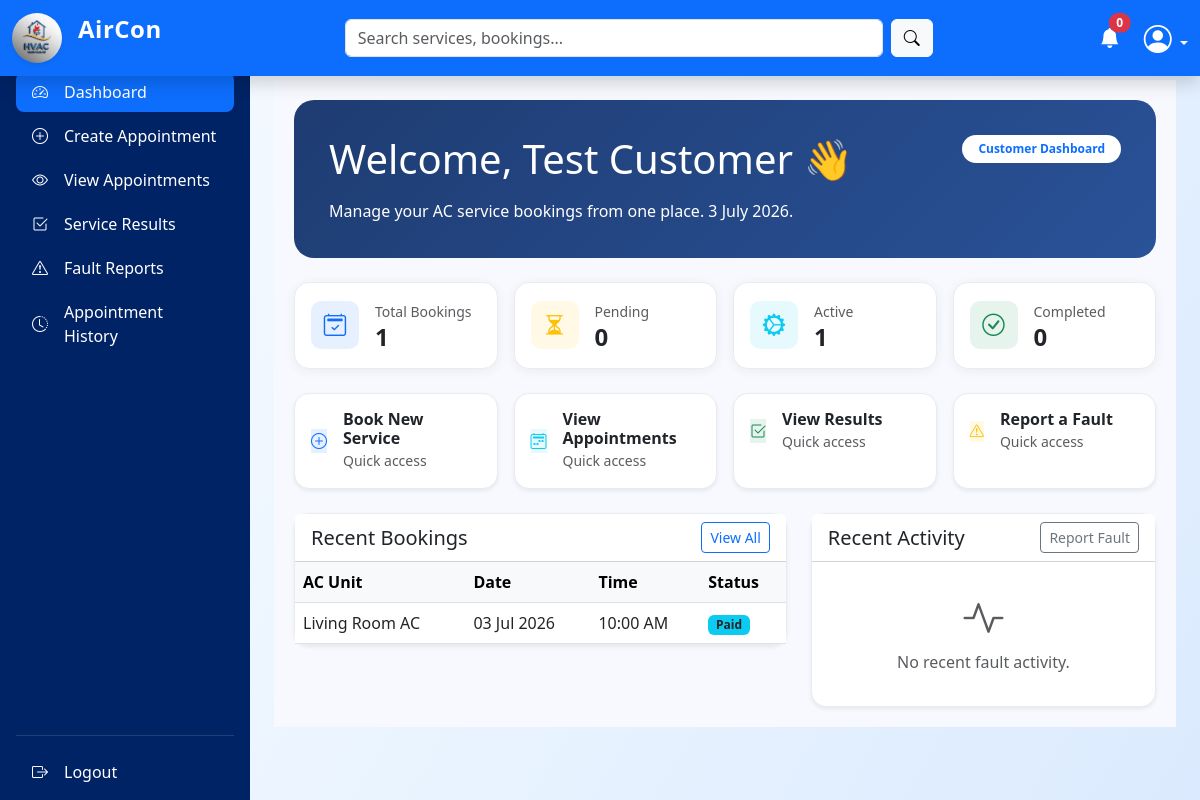
The app's page /customer/dashboard.php?page=home (signed in) with its own data.
### tables this page shows
CREATE TABLE `bookings` (
  `id` int(10) UNSIGNED NOT NULL,
  `customer_id` int(10) UNSIGNED NOT NULL,
  `technician_id` int(10) UNSIGNED DEFAULT NULL,
  `air_conditioner_id` int(10) UNSIGNED NOT NULL,
  `preferred_date` date DEFAULT NULL,
  `preferred_time` time DEFAULT NULL,
  `problem_description` text DEFAULT NULL,
  `image` varchar(255) DEFAULT NULL,
  `emergency` tinyint(1) DEFAULT 0,
  `status` enum('pending_payment','paid','pending_technician','approved','rejected','in_progress','completed','cancelled') DEFAULT 'pending_payment',
  `rejection_reason` text DEFAULT NULL,
  `created_at` timestamp NOT NULL DEFAULT current_timestamp(),
  `updated_at` timestamp NOT NULL DEFAULT current_timestamp() ON UPDATE current_timestamp()
);

CREATE TABLE `air_conditioners` (
  `id` int(10) UNSIGNED NOT NULL,
  `customer_id` int(10) UNSIGNED NOT NULL,
  `nickname` varchar(100) DEFAULT NULL,
  `brand` varchar(100) DEFAULT NULL,
  `model` varchar(100) DEFAULT NULL,
  `serial_number` varchar(100) DEFAULT NULL,
  `ac_type` varchar(50) DEFAULT NULL,
  `cooling_capacity` varchar(50) DEFAULT NULL,
  `installation_date` date DEFAULT NULL,
  `installation_address` varchar(255) DEFAULT NULL,
  `notes` text DEFAULT NULL,
  `created_at` timestamp NOT NULL DEFAULT current_timestamp()
);

### customer/dashboard.php (called while the page is built, shortened)
<?php
include "../shared/layout.php";

### includes/helpers.php (called while the page is built, shortened)
<?php
function e(?string $value): string
{
    return htmlspecialchars((string) $value, ENT_QUOTES, 'UTF-8');
}
function formatDate(?string $date): string
{
    return date('d M Y', strtotime($date));
}
function formatTime(?string $time): string
{
    return date('g:i A', strtotime($time));
}
function statusBadge(string $status): string
{
    $map = [
        'pending'   => 'bg-warning text-dark',
        'pending_payment' => 'bg-warning text-dark',
        'paid'      => 'bg-info text-dark',
        'in_progress' => 'bg-info text-dark',
        'approved'  => 'bg-primary',
        'rejected'  => 'bg-danger',
        'completed' => 'bg-success',
        'cancelled' => 'bg-secondary',
        'new' => 'bg-warning text-dark',
        'resolved' => 'bg-success',
        'closed' => 'bg-secondary',
        'active'    => 'bg-success',
        'inactive'  => 'bg-secondary',
        'blocked'   => 'bg-danger',
        'uploaded'  => 'bg-info',
        'reviewed'  => 'bg-success',
    ];
    return $map[$status] ?? 'bg-secondary';
}

### includes/session_user.php (called while the page is built, shortened)
<?php
function getCurrentUserId(): int
{
    return (int) ($_SESSION['user_id'] ?? 0);
}

### customer/content/home.php (the view, shortened to what this page needs)
<?php
$userId = getCurrentUserId();
$stats = [
    'total'     => 0,
    'pending'   => 0,
    'active'    => 0,
    'completed' => 0,
];
$recentBookings = [];
$recentFaults = [];
$quickLinks = [
    ['title' => 'Book New Service', 'icon' => 'bi-plus-circle', 'url' => 'dashboard.php?page=create_appointment', 'color' => 'primary'],
    ['title' => 'View Appointments', 'icon' => 'bi-calendar2-week', 'url' => 'dashboard.php?page=view_appointments', 'color' => 'info'],
    ['title' => 'View Results', 'icon' => 'bi-check2-square', 'url' => 'dashboard.php?page=view_service_results', 'color' => 'success'],
    ['title' => 'Report a Fault', 'icon' => 'bi-exclamation-triangle', 'url' => 'dashboard.php?page=fault_reports', 'color' => 'warning'],
];
$stmt = $conn->prepare("SELECT id FROM customers WHERE user_id = ? LIMIT 1");
$stmt->bind_param("i", $userId);
$stmt->execute();
$customerRow = $stmt->get_result()->fetch_assoc();
if ($customerRow) {
    $customerId = (int) $customerRow['id'];
    $countStmt = $conn->prepare("
        SELECT
            COUNT(*) AS total,
            SUM(CASE WHEN status IN ('pending_payment','pending_technician') THEN 1 ELSE 0 END) AS pending,
            SUM(CASE WHEN status IN ('paid','approved','in_progress') THEN 1 ELSE 0 END) AS active,
            SUM(CASE WHEN status = 'completed' THEN 1 ELSE 0 END) AS completed
        FROM bookings
        WHERE customer_id = ?
    ");
    $countStmt->bind_param("i", $customerId);
    $countStmt->execute();
    $row = $countStmt->get_result()->fetch_assoc();
    if ($row) {
        $stats['total']     = (int) $row['total'];
        $stats['pending']   = (int) $row['pending'];
        $stats['active']    = (int) $row['active'];
        $stats['completed'] = (int) $row['completed'];
    }
    $recentStmt = $conn->prepare("
        SELECT b.id, b.preferred_date, b.preferred_time, b.status, b.problem_description,
               ac.nickname AS ac_name
        FROM bookings b
        LEFT JOIN air_conditioners ac ON ac.id = b.air_conditioner_id
        WHERE b.customer_id = ?
        ORDER BY b.created_at DESC
        LIMIT 5
    ");
    $recentStmt->bind_param("i", $customerId);
    $recentStmt->execute();
    $recentBookings = $recentStmt->get_result()->fetch_all(MYSQLI_ASSOC);
    $faultStmt = $conn->prepare("
        SELECT fr.id, fr.fault_category, fr.status, fr.created_at, ac.nickname AS ac_name
        FROM fault_reports fr
        LEFT JOIN air_conditioners ac ON ac.id = fr.air_conditioner_id
        WHERE fr.customer_id = ?
        ORDER BY fr.created_at DESC
        LIMIT 5
    ");
    $faultStmt->bind_param("i", $customerId);
    $faultStmt->execute();
    $recentFaults = $faultStmt->get_result()->fetch_all(MYSQLI_ASSOC);
}
?>
<div class="dashboard-container">
    <div class="welcome-card mb-4">
        <div class="d-flex flex-column flex-md-row justify-content-between align-items-start gap-3">
            <div>
                <h1 class="mb-3">Welcome, <?= e($_SESSION['name'] ?? 'Customer') ?> 👋</h1>
                <p class="mb-0">Manage your AC service bookings from one place. <?= date('j F Y') ?>.</p>
            </div>
            <div class="text-md-end">
                <span class="badge bg-white text-primary py-2 px-3 rounded-pill">Customer Dashboard</span>
            </div>
        </div>
    </div>
<div class="row g-3 mb-4">
    <div class="col-sm-6 col-xl-3">
        <div class="card stat-card p-3">
            <div class="d-flex align-items-center gap-3">
                <div class="stat-icon bg-primary bg-opacity-10 text-primary">
                    <i class="bi bi-calendar2-check"></i>
                </div>
                <div>
                    <small class="text-muted">Total Bookings</small>
                    <h4 class="mb-0 fw-bold"><?= $stats['total'] ?></h4>
                </div>
            </div>
        </div>
    </div>
    <div class="col-sm-6 col-xl-3">
        <div class="card stat-card p-3">
            <div class="d-flex align-items-center gap-3">
                <div class="stat-icon bg-warning bg-opacity-10 text-warning">
                    <i class="bi bi-hourglass-split"></i>
                </div>
                <div>
                    <small class="text-muted">Pending</small>
                    <h4 class="mb-0 fw-bold"><?= $stats['pending'] ?></h4>
                </div>
            </div>
        </div>
    </div>
    <div class="col-sm-6 col-xl-3">
        <div class="card stat-card p-3">
            <div class="d-flex align-items-center gap-3">
                <div class="stat-icon bg-info bg-opacity-10 text-info">
                    <i class="bi bi-gear-wide-connected"></i>
                </div>
                <div>
                    <small class="text-muted">Active</small>
                    <h4 class="mb-0 fw-bold"><?= $stats['active'] ?></h4>
                </div>
            </div>
        </div>
    </div>
    <div class="col-sm-6 col-xl-3">
        <div class="card stat-card p-3">
            <div class="d-flex align-items-center gap-3">
                <div class="stat-icon bg-success bg-opacity-10 text-success">
                    <i class="bi bi-check-circle"></i>
                </div>
                <div>
                    <small class="text-muted">Completed</small>
                    <h4 class="mb-0 fw-bold"><?= $stats['completed'] ?></h4>
                </div>
            </div>
        </div>
    </div>
</div>
<div class="row g-3 mb-4">
    <?php foreach ($quickLinks as $link): ?>
        <div class="col-sm-6 col-lg-3">
            <a href="<?= e($link['url']) ?>" class="text-decoration-none">
                <div class="card border-0 shadow-sm p-3 h-100 hover-card">
                    <div class="d-flex align-items-center gap-3">
                        <div class="stat-icon bg-<?= e($link['color']) ?> bg-opacity-10 text-<?= e($link['color']) ?>">
                            <i class="bi <?= e($link['icon']) ?>"></i>
                        </div>
                        <div>
                            <h6 class="mb-0 fw-bold text-dark"><?= e($link['title']) ?></h6>
                            <small class="text-muted">Quick access</small>
                        </div>
                    </div>
                </div>
            </a>
        </div>
    <?php endforeach; ?>
</div>
<div class="row g-4">
    <div class="col-lg-7">
        <div class="card border-0 shadow-sm">
            <div class="card-header bg-white d-flex justify-content-between align-items-center">
                <h5 class="mb-0">Recent Bookings</h5>
                <a href="dashboard.php?page=view_appointments" class="btn btn-sm btn-outline-primary">View All</a>
            </div>
            <div class="card-body p-0">
                <?php if (empty($recentBookings)): ?>
                    <div class="p-4 text-center text-muted">
                        <i class="bi bi-inbox display-6 d-block mb-2"></i>
                        No bookings yet.
                        <a href="dashboard.php?page=create_appointment" class="d-block mt-2">Create your first appointment</a>
                    </div>
                <?php else: ?>
                    <div class="table-responsive">
                        <table class="table table-hover mb-0 align-middle">
                            <thead class="table-light">
                                <tr>
                                    <th>AC Unit</th>
                                    <th>Date</th>
                                    <th>Time</th>
                                    <th>Status</th>
                                </tr>
                            </thead>
                            <tbody>
                                <?php foreach ($recentBookings as $booking): ?>
                                    <tr>
                                        <td><?= e($booking['ac_name'] ?? 'AC Unit') ?></td>
                                        <td><?= formatDate($booking['preferred_date']) ?></td>
                                        <td><?= formatTime($booking['preferred_time']) ?></td>
                                        <td>
                                            <span class="badge <?= statusBadge($booking['status']) ?>">
                                                <?= e(ucwords(str_replace('_', ' ', $booking['status']))) ?>
                                            </span>
                                        </td>
                                    </tr>
                                <?php endforeach; ?>
                            </tbody>
                        </table>
                    </div>
                <?php endif; ?>
            </div>
        </div>
    </div>
    <div class="col-lg-5">
        <div class="card border-0 shadow-sm">
            <div class="card-header bg-white d-flex justify-content-between align-items-center">
                <h5 class="mb-0">Recent Activity</h5>
                <a href="dashboard.php?page=fault_reports" class="btn btn-sm btn-outline-secondary">Report Fault</a>
            </div>
            <div class="card-body">
                <?php if (empty($recentFaults)): ?>
                    <div class="text-center text-muted py-3">
                        <i class="bi bi-activity display-6 d-block mb-2"></i>
                        No recent fault activity.
                    </div>
                <?php endif; ?>
            </div>
        </div>
    </div>
</div>
</div>

### assets/CSS/style.css (style rules this page uses)
:root { --primary-color: #0d6efd; --dark-blue: #002366; --accent-yellow: #ffc107; --text-muted: #6c757d; }
body { font-family: 'Segoe UI', Tahoma, Geneva, Verdana, sans-serif; color: #333; }
.btn { transition: .3s ease; }
.card { transition: transform 0.3s ease, box-shadow 0.3s ease; border: 1px solid #e9ecef !important; }
.card { border-radius: 15px !important; transition: transform 0.3s ease; }
.text-warning { font-size: 0.9rem; }
body { margin:0; font-family:'Segoe UI',sans-serif; background: linear-gradient( 120deg, #f8fbff, #eaf4ff, #dbeafe ); }

### assets/CSS/dashboard.css (style rules this page uses)
:root { --sidebar-width: 250px; --topnav-height: 56px; --sidebar-bg: #002366; }
body { padding-top: var(--topnav-height); background-color: #f4f6f9; }
.stat-card { border: none; border-radius: 12px; box-shadow: 0 2px 12px rgba(0, 0, 0, 0.06); transition: transform 0.2s ease; }
.stat-card .stat-icon { width: 48px; height: 48px; border-radius: 10px; display: flex; align-items: center; justify-content: center; font-size: 1.4rem; }
.dashboard-container { background: #f8f9fe; padding: 20px; }
.welcome-card { background: linear-gradient(135deg, #1e3c72 0%, #2a5298 100%); color: #fff; border-radius: 20px; padding: 35px; margin-bottom: 30px; }
.welcome-card h1, .welcome-card p { color: #fff; }

### customer/content/home.php (style rules this page uses)
.hover-card { transition: transform 0.2s ease, box-shadow 0.2s ease; }

### records on screen
bookings: air_conditioner.nickname "Living Room AC", preferred_date "03 Jul 2026", preferred_time "10:00 AM", status "Paid"

### other values on screen
$notification_count "0"
$_SESSION['name'] "Test Customer"
$stats['total'] "1"
$stats['pending'] "0"
$stats['active'] "1"
$stats['completed'] "0"
$link['title'] "Book New Service"
$link['title'] "View Appointments"
$link['title'] "View Results"
$link['title'] "Report a Fault"
